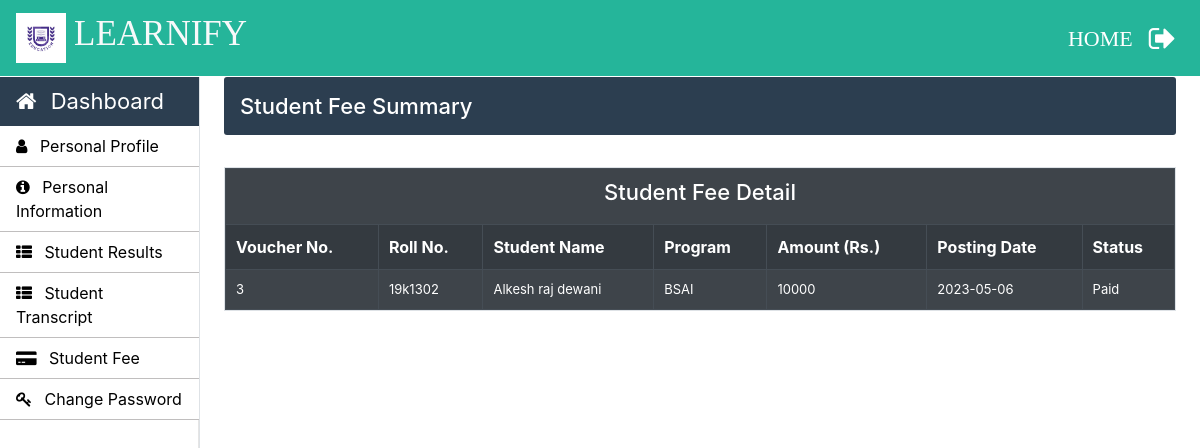
/Student/student-fee.php (signed in), run on the app's committed database.
### tables this page shows
CREATE TABLE IF NOT EXISTS `student_fee` (
  `fee_voucher` int NOT NULL AUTO_INCREMENT,
  `roll_no` varchar(30) NOT NULL,
  `amount` int NOT NULL,
  `posting_date` timestamp NOT NULL DEFAULT CURRENT_TIMESTAMP ON UPDATE CURRENT_TIMESTAMP,
  `status` varchar(10) NOT NULL,
  PRIMARY KEY (`fee_voucher`),
  KEY `roll_no` (`roll_no`)
);

CREATE TABLE IF NOT EXISTS `student_info` (
  `roll_no` varchar(20) NOT NULL,
  `first_name` varchar(30) NOT NULL,
  `middle_name` varchar(30) NOT NULL,
  `last_name` varchar(30) NOT NULL,
  `father_name` varchar(30) NOT NULL,
  `email` varchar(30) NOT NULL,
  `mobile_no` varchar(11) NOT NULL,
  `course_code` varchar(11) NOT NULL,
  `session` varchar(10) NOT NULL,
  `profile_image` varchar(100) NOT NULL,
  `prospectus_issued` varchar(10) NOT NULL,
  `prospectus_amount` varchar(10) NOT NULL,
  `form_b` varchar(20) NOT NULL,
  `applicant_status` varchar(20) NOT NULL,
  `application_status` varchar(20) NOT NULL,
  `cnic` varchar(15) NOT NULL,
  `dob` varchar(10) NOT NULL,
  `other_phone` varchar(11) NOT NULL,
  `gender` varchar(10) NOT NULL,
  `permanent_address` varchar(150) NOT NULL,
  `current_address` varchar(150) NOT NULL,
  `place_of_birth` varchar(150) NOT NULL,
  `matric_complition_date` varchar(10) NOT NULL,
  `matric_awarded_date` varchar(10) NOT NULL,
  `matric_certificate` varchar(100) NOT NULL,
  `fa_complition_date` varchar(10) NOT NULL,
  `fa_awarded_date` varchar(10) NOT NULL,
  `fa_certificate` varchar(100) NOT NULL,
  `ba_complition_date` varchar(10) NOT NULL,
  `ba_awarded_date` varchar(10) NOT NULL,
  `ba_certificate` varchar(100) NOT NULL,
  `semester` int NOT NULL,
  `total_marks` int NOT NULL,
  `obtain_marks` int NOT NULL,
  `state` varchar(20) NOT NULL,
  `admission_date` timestamp NOT NULL DEFAULT CURRENT_TIMESTAMP ON UPDATE CURRENT_TIMESTAMP,
  PRIMARY KEY (`roll_no`)
);

### Student/student-fee.php (the view, shortened to what this page needs)
<?php
		require_once "../connection/connection.php";
	?>
<!doctype html>
<html lang="en">
	<head>
	</head>
	<body>
		<?php include('../common/common-header.php') ?>
		<?php include('../common/student-sidebar.php') ?>
		<main role="main" class="col-xl-10 col-lg-9 col-md-8 ml-sm-auto px-md-4 mb-2 w-100">
			<div class="sub-main ">
				<div class="text-center d-flex flex-wrap flex-md-nowrap pt-3 pb-2 mb-3 text-white admin-dashboard pl-3">
					<h4 class="">Student Fee Summary</h4>
				</div>
				<div class="row">
					<div class="col-md-12">
						<section class="border mt-3">
							<table class="w-100 table-striped table-hover table-dark" cellpadding="10">
								<tr>
									<th colspan="9"><h4 class="text-center">Student Fee Detail</h4 class="text-center"></th>
								</tr>
								<tr>
									<th>Voucher No.</th>
									<th>Roll No.</th>
									<th>Student Name</th>
									<th>Program</th>
									<th>Amount (Rs.)</th>
									<th>Posting Date</th>
									<th>Status</th>
								</tr>
								<?php
								$roll_no=$_SESSION['LoginStudent'];
									$query="select fee_voucher,student_fee.roll_no,first_name,middle_name,last_name,course_code,amount,date(posting_date) as posting_date,status from student_fee inner join student_info on student_fee.roll_no=student_info.roll_no where student_fee.roll_no='$roll_no'";
									$run=mysqli_query($con,$query);
									while ($row=mysqli_fetch_array($run)) { ?>
									<tr>
										<td><?php echo $row['fee_voucher'] ?></td>
										<td><?php echo $row['roll_no'] ?></td>
										<td><?php echo $row['first_name']." ".$row['middle_name']." ".$row['last_name'] ?></td>
										<td><?php echo $row['course_code'] ?></td>
										<td><?php echo $row['amount'] ?></td>
										<td><?php echo date($row['posting_date']) ?></td>
										<td><?php echo $row['status'] ?></td>
									</tr>
									<?php
									}
								?>
							</table>
						</section>
					</div>
				</div>
			</div>
		</main>
	</body>
</html>

### Css/style.css (style rules this page uses)
h4 { font-size: 22px; }
.admin-dashboard { margin-top: 1px !important; background: #2c3e50 !important; border-radius: 3px; }
.table-elements tr, td, th { font-size: 13px; border: 1px solid rgb(194, 193, 193); padding-left: 10px !important; }
.table-font-for-transcript td, th { font-size: 16px !important; }

### data on the page
student_fee: fee_voucher "3", roll_no "19k1302", student_info.first_name "Alkesh", student_info.middle_name "raj", student_info.last_name "dewani", student_info.course_code "BSAI", amount "10000", posting_date "2023-05-06", status "Paid"
